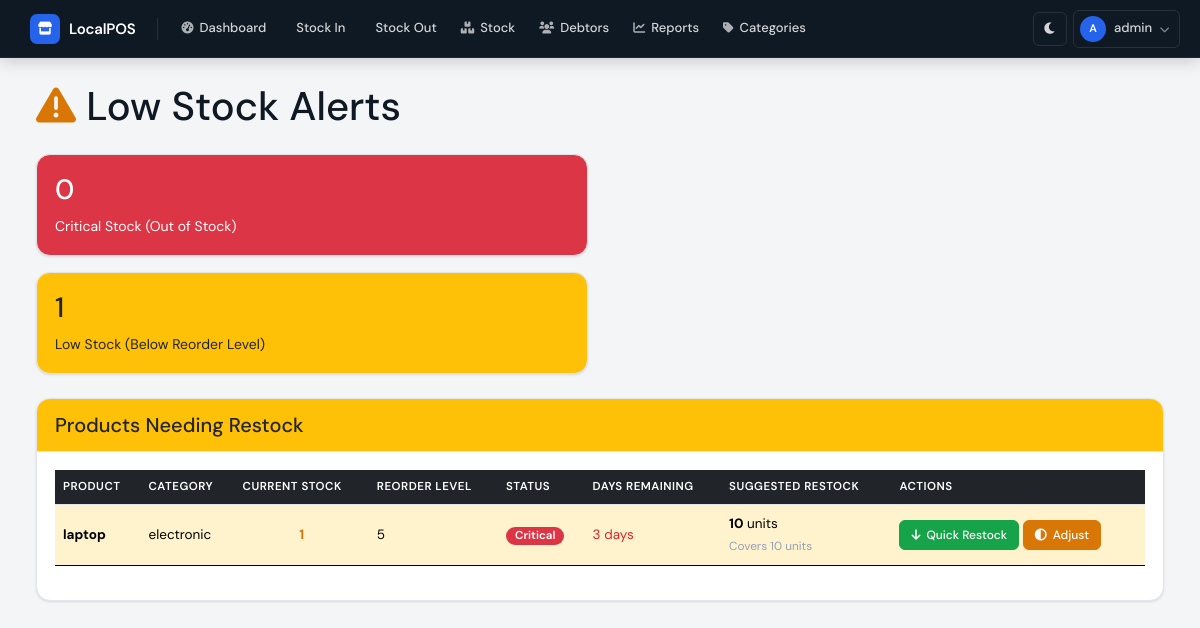
The app's page /stock/low-stock (signed in), older data.
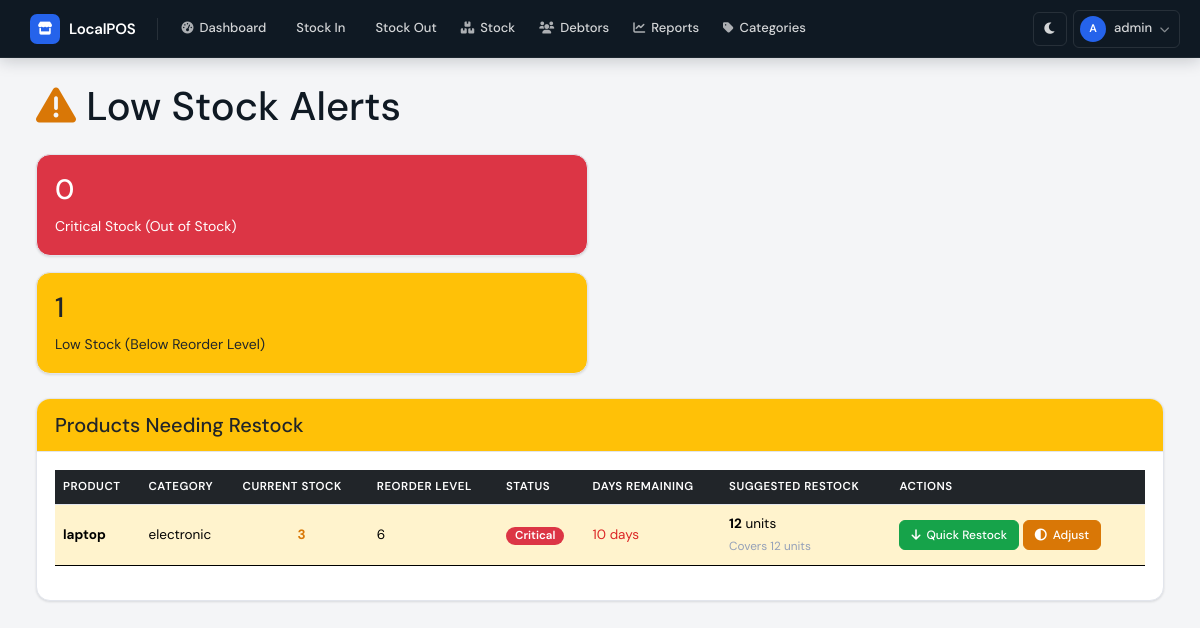
The same page, newer data.
### database/models.py (models this page shows)
class Product(db.Model):
    __tablename__ = 'products'
    id = db.Column(db.Integer, primary_key=True)
    name = db.Column(db.String(200), nullable=False)
    category_id = db.Column(db.Integer, db.ForeignKey('categories.id'), nullable=False)
    current_stock = db.Column(db.Integer, default=0)
    reorder_level = db.Column(db.Integer, default=5)
    buying_price = db.Column(db.Float, default=0.0)
    selling_price = db.Column(db.Float, default=0.0)
    unit_type = db.Column(db.String(50), default='piece')  # piece, crate, kg, meter
    unit_conversion = db.Column(db.Integer, default=1)  # e.g., 1 crate = 24 bottles
    image_filename = db.Column(db.String(200), nullable=True)
    is_active = db.Column(db.Boolean, default=True)
    created_at = db.Column(db.DateTime, default=datetime.utcnow)
    updated_at = db.Column(db.DateTime, default=datetime.utcnow, onupdate=datetime.utcnow)
    variants = db.relationship('ProductVariant', backref='product', lazy=True)
    stock_entries = db.relationship('StockEntry', backref='product', lazy=True)
    sale_items = db.relationship('SaleItem', backref='product', lazy=True)

class Category(db.Model):
    __tablename__ = 'categories'
    id = db.Column(db.Integer, primary_key=True)
    name = db.Column(db.String(100), unique=True, nullable=False)
    description = db.Column(db.String(200))
    created_at = db.Column(db.DateTime, default=datetime.utcnow)
    products = db.relationship('Product', backref='category', lazy=True)

### routes/stock_management.py (the view)
@stock_bp.route('/low-stock')
@login_required
def low_stock():
    products = Product.query.filter(
        Product.current_stock <= Product.reorder_level,
        Product.is_active == True
    ).order_by(Product.current_stock).all()
    categories = Category.query.all()
    for product in products:
        product.stock_status = get_stock_status(product)
        product.days_remaining = calculate_days_remaining(product)
        product.suggested_restock = product.reorder_level * 2  # Simple suggestion
    critical_count = sum(1 for p in products if p.current_stock <= 0)
    low_count = len(products) - critical_count
    return render_template('low_stock.html',
                         products=products,
                         categories=categories,
                         critical_count=critical_count,
                         low_count=low_count)

### app.py (called while the page is built)
@login_manager.user_loader
def load_user(user_id):
    return User.query.get(int(user_id))

### routes/stock_management.py (called while the page is built)
def calculate_days_remaining(product):
    if product.current_stock <= 0:
        return 0
    thirty_days_ago = datetime.utcnow() - timedelta(days=30)
    avg_daily_sales = db.session.query(
        func.coalesce(func.sum(SaleItem.quantity) / 30.0, 0)
    ).filter(
        SaleItem.product_id == product.id,
        SaleItem.sale.has(Sale.sale_date >= thirty_days_ago)
    ).scalar()
    if avg_daily_sales <= 0:
        return 999  # No sales, unlimited days
    days = int(product.current_stock / avg_daily_sales)
    return days

def get_stock_status(product):
    if product.current_stock <= 0:
        return {'status': 'out_of_stock', 'color': 'danger', 'text': 'Out of Stock'}
    elif product.current_stock <= product.reorder_level:
        return {'status': 'critical', 'color': 'danger', 'text': 'Critical'}
    elif product.current_stock <= product.reorder_level * 2:
        return {'status': 'low', 'color': 'warning', 'text': 'Low'}
    else:
        return {'status': 'healthy', 'color': 'success', 'text': 'Healthy'}

### templates/low_stock.html (shortened to what the changed rows need)
{% extends "base.html" %}
{% block content %}
<div class="container-fluid">
    <h1 class="mb-4">
        <i class="fas fa-exclamation-triangle text-warning"></i> Low Stock Alerts
    </h1>
    <div class="card">
        <div class="card-body">
            {% if products %}
            <div class="table-responsive">
                <table class="table table-hover">
                    <thead class="table-dark">
                        <tr>
                            <th>Product</th>
                            <th>Category</th>
                            <th>Current Stock</th>
                            <th>Reorder Level</th>
                            <th>Status</th>
                            <th>Days Remaining</th>
                            <th>Suggested Restock</th>
                            <th>Actions</th>
                        </tr>
                    </thead>
                    <tbody>
                        {% for product in products %}
                        <tr class="{% if product.current_stock == 0 %}table-danger{% else %}table-warning{% endif %}">
                            <td>
                                <strong>{{ product.name }}</strong>
                            </td>
                            <td>{{ product.category.name }}</td>
                            <td class="text-center">
                                <strong class="{% if product.current_stock == 0 %}text-danger{% else %}text-warning{% endif %}">
                                    {{ product.current_stock }}
                                </strong>
                            </td>
                            <td>{{ product.reorder_level }}</td>
                            <td>
                                <span class="badge bg-{{ product.stock_status.color }}">
                                    {{ product.stock_status.text }}
                                </span>
                            </td>
                            <td>
                                {% if product.days_remaining == 999 %}
                                    <span class="text-muted">No sales data</span>
                                {% else %}
                                    <span class="text-danger">{{ product.days_remaining }} days</span>
                                {% endif %}
                            </td>
                            <td>
                                <strong>{{ product.suggested_restock }}</strong> units
                                <br>
                                <small class="text-muted">Covers {{ product.reorder_level * 2 }} units</small>
                            </td>
                            <td>
                                <a href="{{ url_for('stock_in.stock_in_page') }}"
                                   class="btn btn-sm btn-success">
                                    <i class="fas fa-arrow-down"></i> Quick Restock
                                </a>
                                <a href="{{ url_for('stock_management.adjust_stock', product_id=product.id) }}"
                                   class="btn btn-sm btn-warning">
                                    <i class="fas fa-adjust"></i> Adjust
                                </a>
                            </td>
                        </tr>
                        {% endfor %}
                    </tbody>
                </table>
            </div>
            {% else %}
            <div class="alert alert-success">
                <i class="fas fa-check-circle"></i> No low stock items! All stock levels are healthy.
            </div>
            {% endif %}
        </div>
    </div>
</div>
{% endblock %}

Row changes from the older to the newer data that the page shows:
changed Product "laptop": current_stock "1" → "3"; reorder_level "5" → "6"; days_remaining "3" → "10"; suggested_restock "10" → "12"; product.reorder_level*2 "10" → "12"
